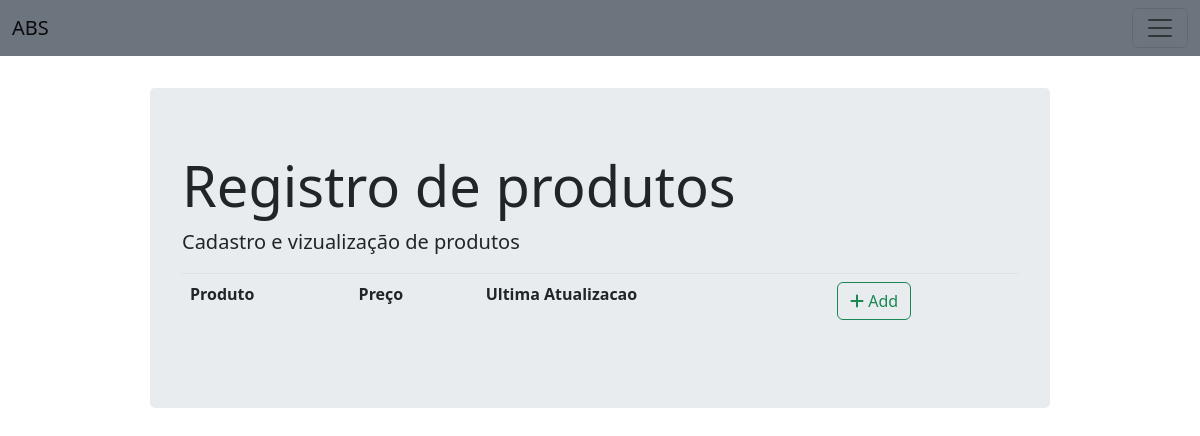
The app's page /product/list/, older data.
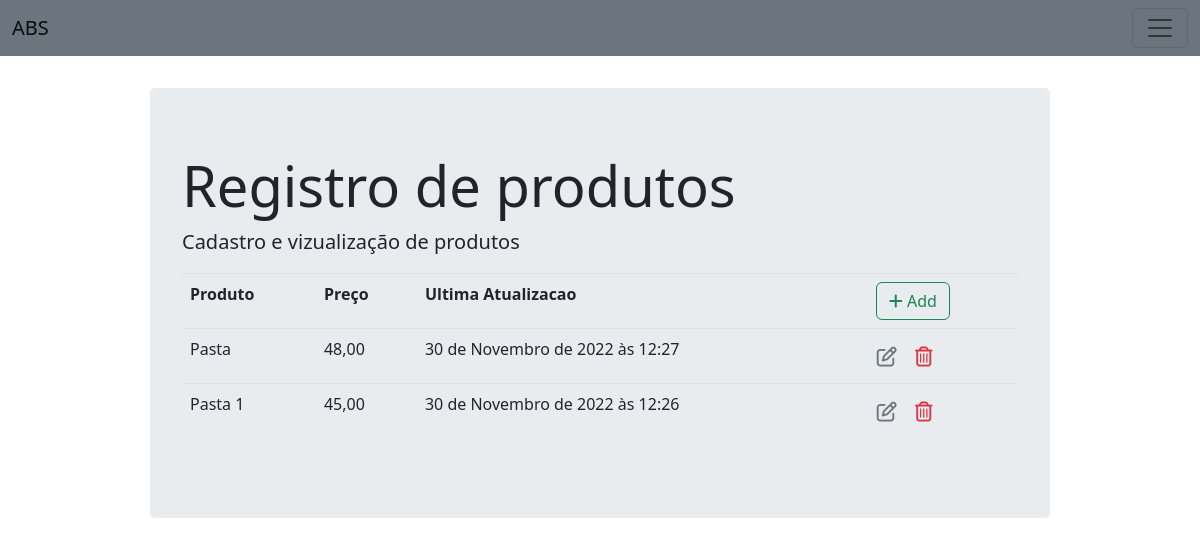
The same page, newer data.
### abs/models/product.py (models this page shows, shortened)
class Product(models.Model):
    name = models.CharField(max_length=25, blank=False, unique=True)
    price = models.DecimalField(default=0.00, decimal_places=2, max_digits=20)
    last_update = models.DateTimeField(auto_now=True)

### abs/views.py (the view)
# urls.py: path('product/list/', views.product_list, name='product_list'),
def product_list(request):
    products = Product.objects.all()
    return render(request, 'product/product_list.html', {'products': products})

### abs/templates/product/product_list.html (shortened to what this page needs)
{% extends 'product/base_product.html' %}
{% block jumbotron %}
<table class="table table-borderless">
    <thead class="border-botton font-weight-bold">
        <tr>
            <td>Produto</td>
            <td>Preço</td>
            <td>Ultima Atualizacao</td>
            <td>
                <a href="{% url 'product_insert' %}" class="btn btn-outline-success">
                    <i class="fas fa-plus"></i> Add
                </a>
            </td>
        </tr>
    </thead>
    <tbody>
        {% for product in products %}
        <tr>
            <td>{{ product.name }}</td>
            <td>{{ product.price }}</td>
            <td>{{ product.last_update }}</td>
            <td>
                <a href="{% url 'product_edit' product.id %}" class="btn text-secondary px-0">
                    <i class="far fa-edit fa-lg"></i>
                </a>
                <form action="{% url 'product_delete' product.id %}" method="post" class="d-inline">
                    <button type="submit" class="btn">
                        <i class="far fa-trash-alt fa-lg text-danger float-right"></i>
                    </button>
                </form>
            </td>
        </tr>
        {% endfor %}
    </tbody>
</table>
{% endblock jumbotron %}

Row changes from the older to the newer data that the page shows:
added Product: name "Pasta", price "48,00", last_update "30 de Novembro de 2022 às 12:27"
added Product: name "Pasta 1", price "45,00", last_update "30 de Novembro de 2022 às 12:26"
